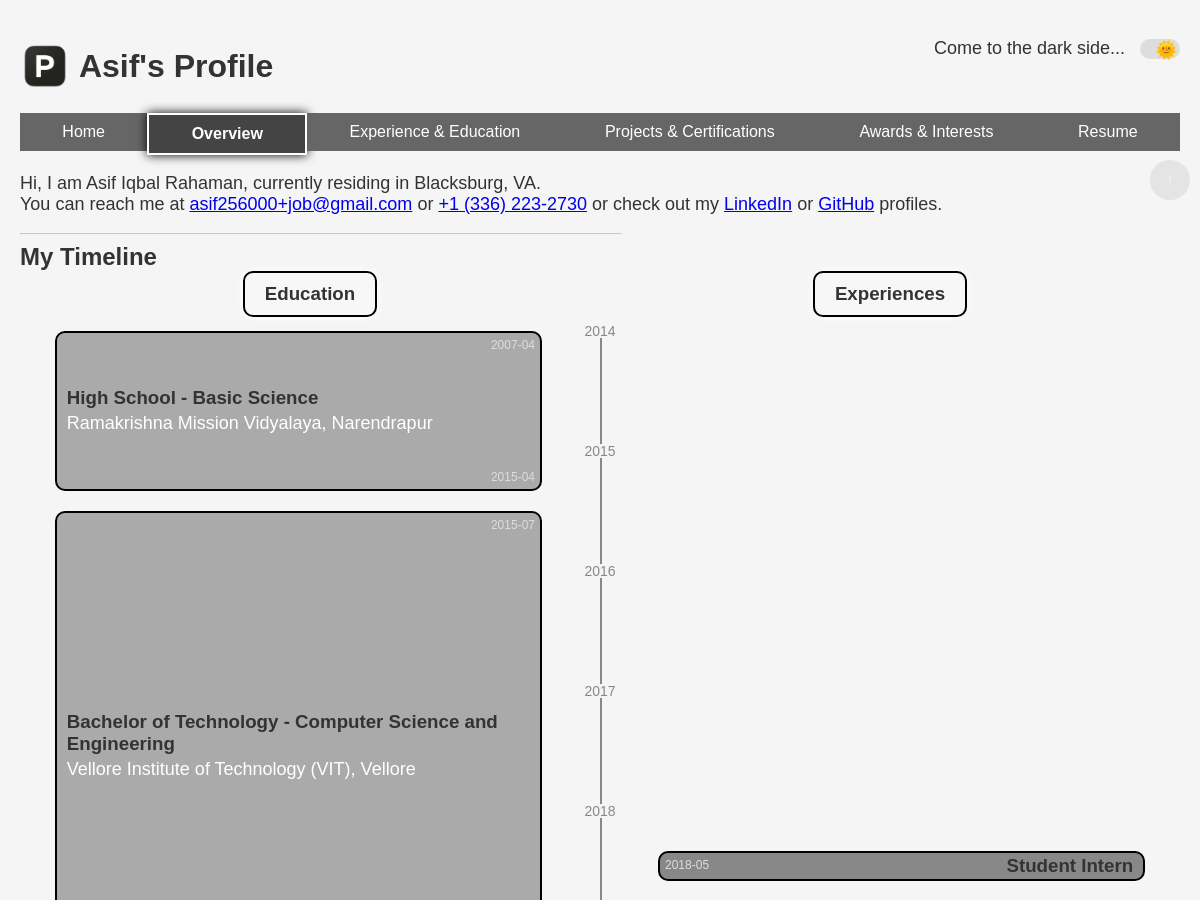
Before: /overview (upper part) with the older database file.
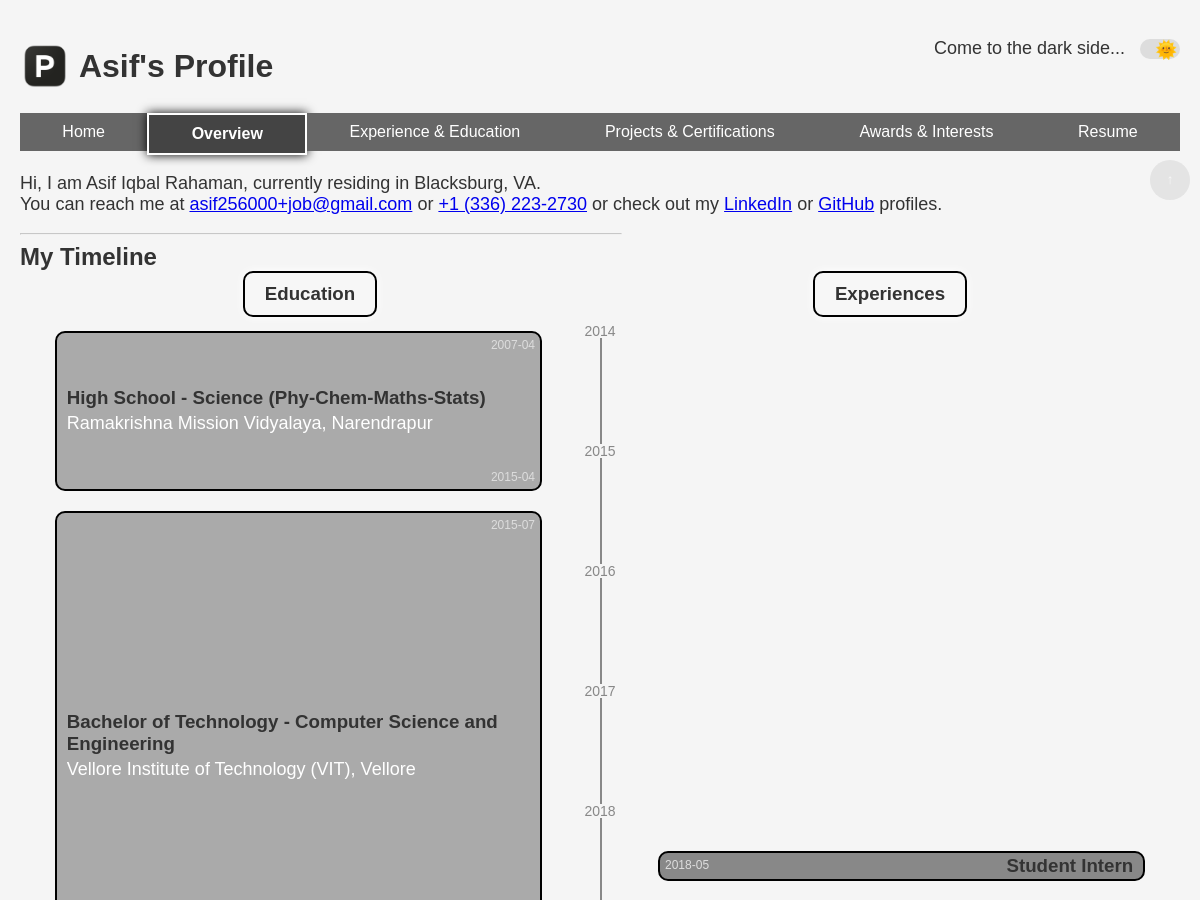
After: the same page with the newer database file.
### src/data/models.py (models this page shows)
class Education(Base):
    __tablename__ = "education"
    id = Column(Integer, primary_key=True, index=True)
    institution = Column(String)
    institution_logo = Column(String)
    institution_link = Column(String)
    location = Column(String)
    duration_start = Column(Date)
    duration_end = Column(Date)
    degree = Column(String)
    major = Column(String)
    minor = Column(String)
    gpa = Column(String)
    courses = Column(String)
    important_links = Column(JSON)
    fk_user = Column(Integer, ForeignKey("basic_info.id"))
    user = relationship("BasicInfo", back_populates="education")

### src/web/routes.py (the view)
@router.get("/overview", name="overview", response_class=HTMLResponse)
def send_overview(request: Request, db: Session = Depends(db_init.get_db)):
    basic_info = db_ops.filter_data_with_id(db, table_name="basic_info", lookup_id=1)
    user_filter = {"fk_user": basic_info.id}
    education = db_ops.filter_data_from_table(db, table_name="education", lookup_filter=user_filter)
    experience = db_ops.filter_data_from_table(db, table_name="experience", lookup_filter=user_filter)
    skills = db_ops.filter_data_from_table(db, table_name="skills", lookup_filter=user_filter)
    projects = db_ops.filter_data_from_table(db, table_name="projects", lookup_filter=user_filter)
    certifications = db_ops.filter_data_from_table(db, table_name="certifications", lookup_filter=user_filter)
    honors_and_awards = db_ops.filter_data_from_table(db, table_name="honors_and_awards", lookup_filter=user_filter)
    interests = db_ops.filter_data_from_table(db, table_name="interests", lookup_filter=user_filter)
    resume = db_ops.filter_data_from_table(db, table_name="resume", lookup_filter=user_filter | {"is_latest": 1})
    return templates.TemplateResponse(
        "overview.html",
        {
            "request": request,
            "current_page": "overview",
            "curr_date": date.today(),
            "basic_info": basic_info,
            "education": education,
            "experience": experience,
            "skills": arrange_skills(skills),
            "projects": projects,
            "certifications": certifications,
            "honors_and_awards": honors_and_awards,
            "interests": arrange_interests(interests),
            "resume": resume,
        },
    )

### templates/overview.html (shortened to what this page needs)
{% extends "base.html" %}
{% block heading %}
    {{ basic_info.name.split(" ")[0] }}'s Profile
{% endblock %}
{% block content %}
    <div class="main-content">
        <section id="intro">
            <p>Hi, I am {{ basic_info.name}}, currently residing in {{ basic_info.location }}.
            <br>
            You can reach me at <a href="mailto:"+{{ basic_info.email }}>{{ basic_info.email }}</a> or <a href="tel:"+{{ basic_info.phone }}>{{ basic_info.phone }}</a>
            or check out my <a href="{{ basic_info.linkedin }}">LinkedIn</a> or <a href="{{ basic_info.github }}">GitHub</a> profiles.</p>
        </section>
        <hr style="max-width: 50vw; margin-left: 0; opacity: 0.5;">
        <section id="timeline">
        <h2 style="margin: 0;">My Timeline</h2>
            <div class="timeline">
                <div class="timeline-heading left-heading"><h3>Education</h3></div>
                <div class="timeline-heading right-heading"><h3>Experiences</h3></div>
                {% for edu in education %}
                    <div class="timeline-event education" data-start="{{ edu.duration_start.strftime('%Y-%m') }}" data-end="{{ edu.duration_end.strftime('%Y-%m') if edu.duration_end else curr_date.strftime('%Y-%m') }}">
                        <div class="content">
                            <h3>{{ edu.degree }} - {{ edu.major }}</h3>
                            <p>{{ edu.institution }}</p>
                        </div>
                    </div>
                {% endfor %}
                {% for exp in experience %}
                    <div class="timeline-event experience" data-start="{{ exp.duration_start.strftime('%Y-%m') }}" data-end="{{ exp.duration_end.strftime('%Y-%m') if exp.duration_end else curr_date.strftime('%Y-%m') }}">
                        <div class="content">
                            <h3>{{ exp.title }}</h3>
                        </div>
                    </div>
                {% endfor %}
            </div>
        </section>
        {% set resume_path = resume[0].file_path %}
    </div>
{% endblock %}

Changed rows visible on the page:
changed Education "High School": major "Basic Science" → "Science (Phy-Chem-Maths-Stats)"
